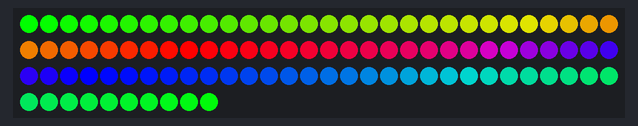
The sketch below on a simulated Arduino Uno, built with avr-gcc and run on an emulated ATmega328P. Shown: 100 RGB LEDs in strip order, left to right, continuing on the next row. Colours are those a GRB WS2812 strip shows for the declared byte order.

Above: at 0.01 s.
At 3.39 s:
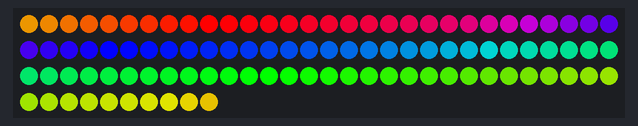
At 6.9 s:
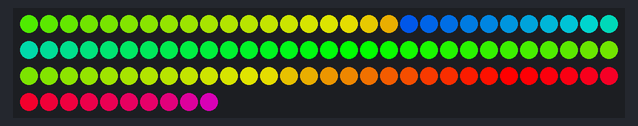
At 7.46 s:
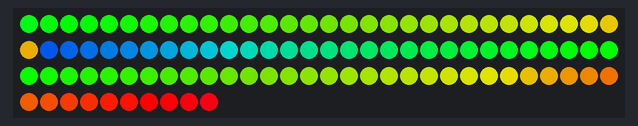
At 8.17 s:
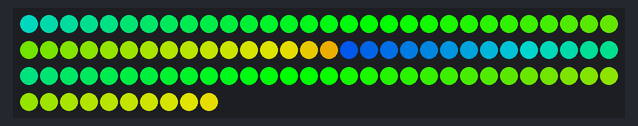
At 9.57 s:
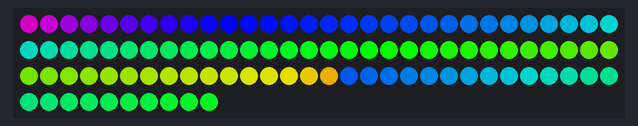

The sketch:

FastLed.ino
```cpp
#include <FastLED.h>
#define NUM_LEDS 100
#define DATA_PIN 6

CRGB leds[NUM_LEDS];
uint8_t offset = 0;

void setup() {
  // put your setup code here, to run once:
  FastLED.addLeds<WS2812, DATA_PIN>(leds, NUM_LEDS);
}

void loop() {
  // put your main code here, to run repeatedly:
  for (int i=0; i < NUM_LEDS; i++) {
    CHSV color((((i-offset))*255)/NUM_LEDS,255,255);
    leds[(i)%NUM_LEDS] = color;
  }
  FastLED.show();
  for (int i; i < NUM_LEDS; i++) {
    leds[i] = CRGB::Black;
  }

  delay(40);
  offset += 1;
}
```

Measured:
- by itself, everything shown: repeats every 12.0 s, in 256 steps
